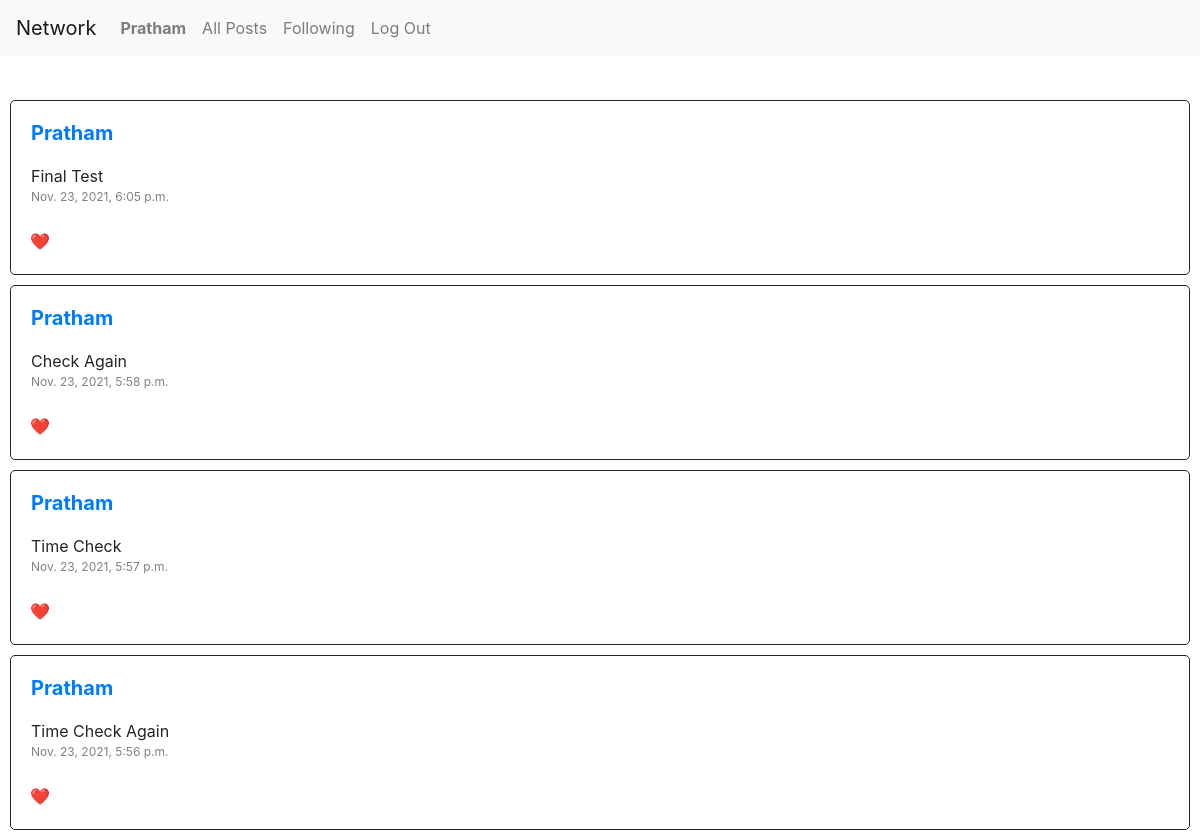
The app's page / (signed in, upper part), older data.
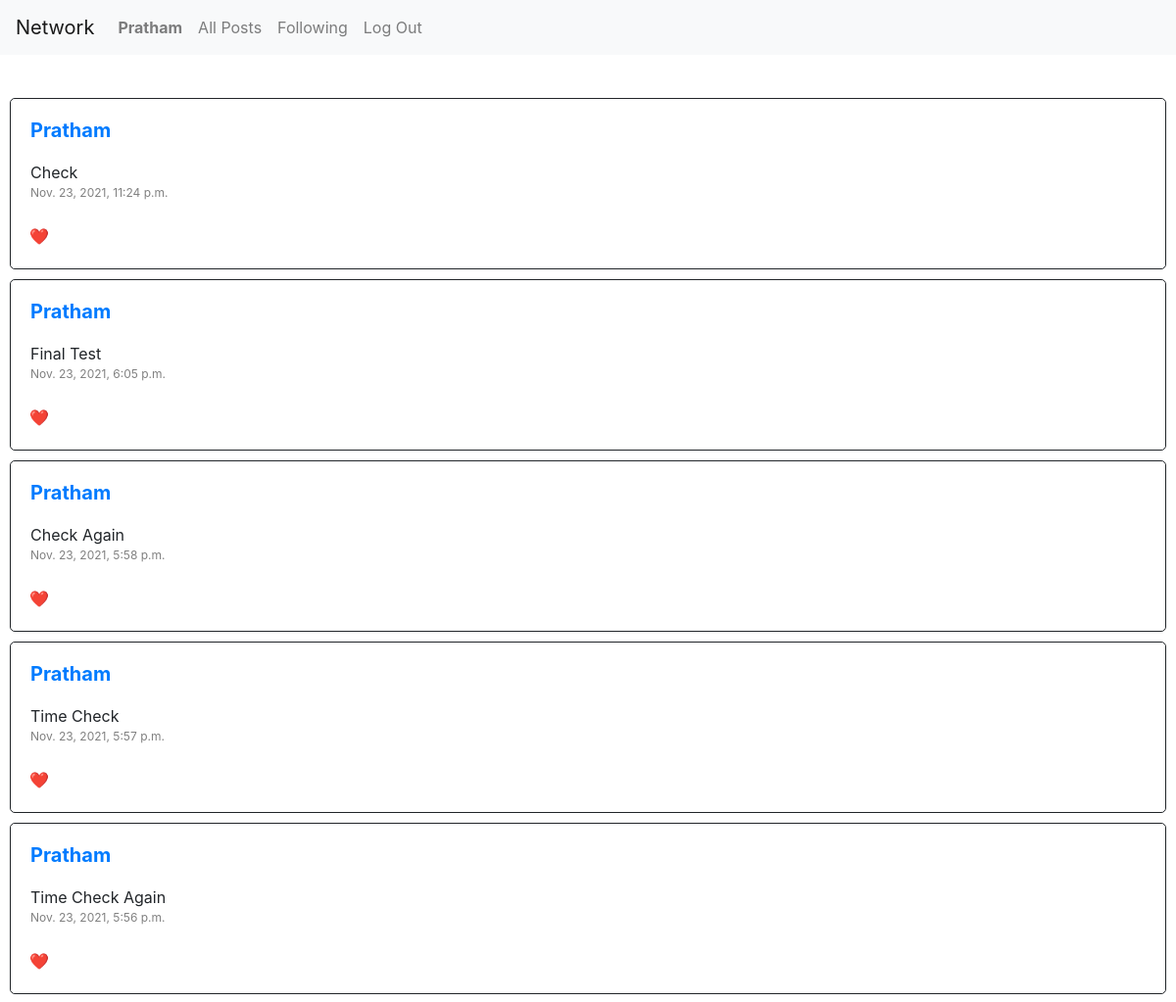
The same page, newer data.
### network/models.py (models this page shows)
class Post(models.Model):
    user = models.ForeignKey('User', on_delete=models.CASCADE)
    post = models.CharField(max_length=200)
    timestamp = models.DateTimeField(default=now)

class User(AbstractUser):
    pass

### network/views.py (the view, shortened to what this page needs)
# urls.py: path("", views.index, name="index"),
def index(request):
    posts = reversed(Post.objects.all())
    return render(request, "network/index.html" , {
    "all_post" : posts,
    })

### network/templates/network/index.html (shortened to what this page needs)
{% extends "network/layout.html" %}
{%load static%}
{% block body %}
{% if user.is_authenticated%}
<div id="add_new_post">
</div>
  {% for post in all_post%}
  <div class="all_post">
  <a href="{% url 'profile' post.user.id %}"><h5 class="user">{{post.user}}</h5></a><br>
  {{post.post}}<br>
  <div id="timezone">{{post.timestamp}}</div><br>
  <h6 class="liked">❤️</h6>
</div>
  {%endfor%}
{% endif %}
{% endblock %}

Row changes from the older to the newer data that the page shows:
added Post: user "Pratham", post "Check", timestamp "Nov. 23, 2021, 11:24 p.m."
